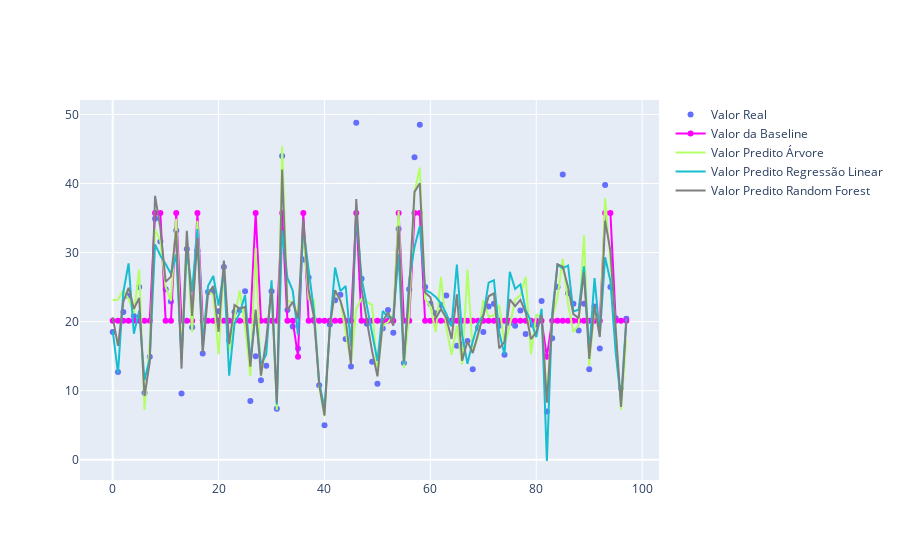

The code cell stored with this chart in its notebook:
### Code cell
# plota os resultados dos modelos e o valor real.
import plotly.graph_objects as go

# Create traces
fig = go.Figure()

# Linha com os dados de teste
fig.add_trace(go.Scatter(x=df_results.index,
                         y=df_results.valor_real,
                         mode='markers',
                         name='Valor Real'))

# Linha com os dados da baseline
fig.add_trace(go.Scatter(x=df_results.index,
                         y=df_results.valor_predito_baseline,
                         mode='lines+markers',
                         line = dict(color = '#FF00FF'),
                         name='Valor da Baseline'))

# Linha com os dados preditos pela arvore
fig.add_trace(go.Scatter(x=df_results.index,
                         y=df_results.valor_predito_arvore,
                         mode='lines',
                         line = dict(color = '#B2FF66'),
                         name='Valor Predito Árvore'))

# Linha com os dados preditos pela regressão linear
fig.add_trace(go.Scatter(x=df_results.index,
                         y=df_results.valor_predito_reg_linear,
                         mode='lines',
                         line = dict(color = '#17BECF'),
                         name='Valor Predito Regressão Linear'))


# Linha com os dados preditos pela Random Forest
fig.add_trace(go.Scatter(x=df_results.index,
                         y=df_results.valor_predito_random_forest,
                         mode='lines',
                         line = dict(color = '#7F7F7F'),
                         name='Valor Predito Random Forest'))

# Plota a figura
fig.show()
